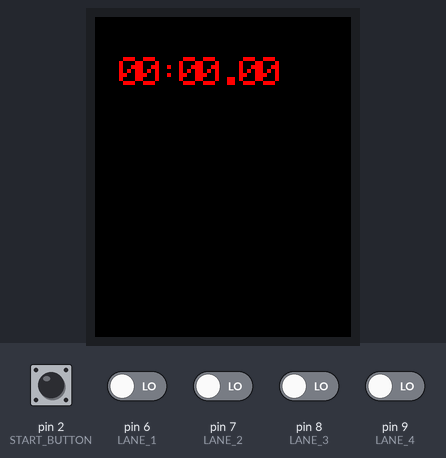
Bench run of a program on a simulated Arduino Pro Mini, built with avr-gcc and run on an emulated ATmega328P. On the bench: 128×160 colour display. Inputs (shaded band) come from the test bench; at power-on: pin 2 (START_BUTTON), pin 6 (LANE_1), pin 7 (LANE_2), pin 8 (LANE_3), pin 9 (LANE_4) LOW. What the program prints to the serial monitor is not drawn.

Above: at 2.4 s.
2.5 s: pin 2 (START_BUTTON) pulled HIGH for 0.15 s
At 2.8 s:
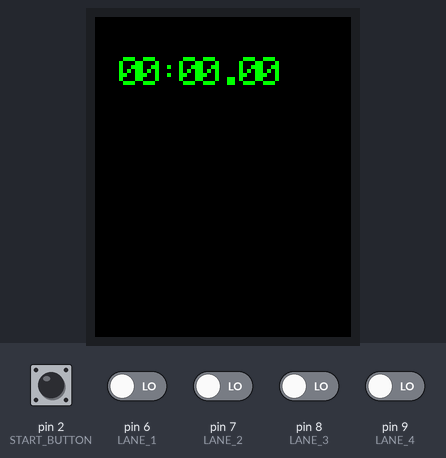
6.2 s: pin 2 (START_BUTTON) pulled HIGH for 1 s
At 7.0 s:
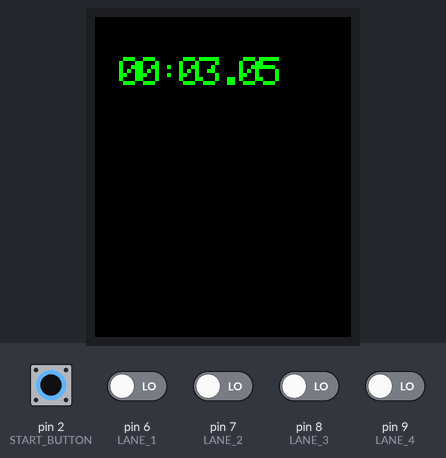
Timing chart, 0 to 9.2 s (numbered marks = the images above; inputs shaded):
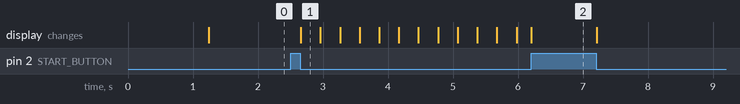

The program:

main.cpp
```cpp
#include "Arduino.h"
#include "ButtonHandler.h"
#include "TimeKeeper.h"


#include "Adafruit_GFX.h"
#include "Adafruit_ST7735.h"
#include "SPI.h" // needed by Adafruit_ST7735.h
#include "UIKit.h"

#define SOFTWARE_VERSION "v0.0.1-SNAPSHOT"


#define TFT_CS     10
#define TFT_RST    0
#define TFT_DC     14

ButtonHandler handler;
TimeKeeper timer;
UIKit ui = UIKit(Adafruit_ST7735(TFT_CS,  TFT_DC, TFT_RST), &timer, SOFTWARE_VERSION);

void setup()
{
    Serial.begin(9600);
    Serial.println("TimeKeeping");
    Serial.println("(c) 2016");
    Serial.println("(c) Christian Gaertner - cpgaertner.de");
    Serial.println(SOFTWARE_VERSION);


    Serial.println("=> init screen");
    ui.init();
    ui.renderSplashScreen();

    Serial.println("=> init buttons");
    handler.initPinMode(pinMode);
    delay(1000); // hold splash screen for one second
    Serial.println("=> Booted!");
    ui.clear();
}

void loop()
{
    ui.renderScreen();

    if (!timer.running()) {
        if (handler.startButton())
        {
            while(handler.startButton()); // block until button has been released.
            timer.start();
            Serial.println("==Started==");
        }
        return;
    }

    if (handler.lane1() && timer.triggerLane(0))
    {
        Serial.println("LANE 1: stopped");
    }
    if (handler.lane2() && timer.triggerLane(1))
    {
        Serial.println("LANE 2: stopped");
    }
    if (handler.lane3() && timer.triggerLane(2))
    {
        Serial.println("LANE 3: stopped");
    }
    if (handler.lane4() && timer.triggerLane(3))
    {
        Serial.println("LANE 4: stopped");
    }

    if (handler.startButton() || timer.allFinished())
    {
        unsigned long results[4];
        timer.stop();

        while(handler.startButton()); // block until button has been released.

        timer.results(results);

        Serial.println("++STOPPED++");
        for (int i = 0; i < NUM_LANES; ++i) {
            Serial.print("LANE ");
            Serial.print(String(i + 1, DEC));
            Serial.print(": ");
            Serial.println(String(results[i], DEC));
        }
    }
}
```

ButtonHandler.cpp
```cpp
#include "ButtonHandler.h"

ButtonHandler::ButtonHandler(int activeOn) {
    this->activeOn = activeOn;
}

void ButtonHandler::initPinMode(void (*pinMode)(uint8_t, uint8_t)) {
    pinMode(START_BUTTON, INPUT);
    pinMode(SB_1, INPUT);
    pinMode(SB_2, INPUT);

    pinMode(LANE_1, INPUT);
    pinMode(LANE_2, INPUT);
    pinMode(LANE_3, INPUT);
    pinMode(LANE_4, INPUT);
}

bool ButtonHandler::debounce(int arrayKey, uint8_t pin) {
    int current = digitalRead(pin);

    if (last[arrayKey] != current)
    {
        delay(5);
        current = digitalRead(pin);
    }

    last[arrayKey] = current;

    return current == activeOn;
}
```

ButtonHandler.h
```cpp
#ifndef TIMEKEEPING_BUTTONHANDLER_H
#define TIMEKEEPING_BUTTONHANDLER_H

#include "Arduino.h"

#define NUM_BUTTONS 7

const int START_BUTTON = 2;

const int SB_1 = 3;
const int SB_2 = 4;

const int LANE_1 = 6;
const int LANE_2 = 7;
const int LANE_3 = 8;
const int LANE_4 = 9;

class ButtonHandler {

public:
    ButtonHandler(int activeOn = HIGH);
    bool startButton() {
        return debounce(0, START_BUTTON);
    }
    bool softButton1() {
        return debounce(1, SB_1);
    }

    bool softButton2() {
        return debounce(2, SB_2);
    }

    bool lane1() {
        return debounce(3, LANE_1);
    }

    bool lane2() {
        return debounce(4, LANE_2);
    }

    bool lane3() {
        return debounce(5, LANE_3);
    }

    boolean lane4() {
        return debounce(6, LANE_4);
    }

    void initPinMode(void (*pinMode)(uint8_t, uint8_t));
private:
    int activeOn;
    boolean debounce(int arrayKey, uint8_t pin);
    int last[NUM_BUTTONS];
};


#endif //TIMEKEEPING_BUTTONHANDLER_H
```

TimeKeeper.cpp
```cpp
//
// Created by Christian Gärtner on 11.05.16.
//

#include "TimeKeeper.h"

void TimeKeeper::start() {
    if (_running) {
        stop();
    }
    startTime = millis();
    _running = true;
    for (int i = 0; i < NUM_LANES; ++i) {
        finishTimes[i] = 0;
    }
}

void TimeKeeper::stop() {
    _running = false;
    for (int i = 0; i < NUM_LANES; ++i) {
        if (finishTimes[i] != 0) {
            finishTimes[i] = finishTimes[i] - startTime;
        }
    }
}

bool TimeKeeper::running() {
    return _running;
}

bool TimeKeeper::triggerLane(int lane) {
    if (lane >= NUM_LANES || !_running) {
        return false;
    }
    if (this->finishTimes[lane] != 0) {
        return false;
    }
    this->finishTimes[lane] = millis();
    return true;
}

int TimeKeeper::getFastestLane(unsigned long &value) {
    unsigned long smallest = __LONG_MAX__ * 2UL + 1UL; // ULONG_MAX
    int smallestIndex = 0;
    for (int i = 0; i < NUM_LANES; ++i) {
        if (finishTimes[i] < smallest) {
            smallest = finishTimes[i];
            smallestIndex = i;
        }
    }

    value = smallest;
    return smallestIndex;
}

bool TimeKeeper::results(unsigned long (&target)[NUM_LANES]) {
    if (_running) {
        return false;
    }

    for (int i = 0; i < NUM_LANES; ++i) {
        target[i] = finishTimes[i];
    }

    return true;
}

bool TimeKeeper::currentLaneTime(int lane, unsigned long &value) {
    if (!_running) {
        value = 0;
        return true;
    }

    const unsigned long current = finishTimes[lane];

    if (current == 0) {
        value = millis() - startTime;
        return false;
    }

    value = current - startTime;
    return true;
}

bool TimeKeeper::allFinished() {
    bool allFinished = true;
    for (int i = 0; i < NUM_LANES; ++i) {
        allFinished = allFinished && finishTimes[i] != 0;
    }
    return allFinished;
}

unsigned long TimeKeeper::elapsedTime() {
    if (!_running) {
        return 0;
    }

    return millis() - startTime;
}
```

TimeKeeper.h
```cpp
//
// Created by Christian Gärtner on 11.05.16.
//

#ifndef TIMEKEEPING_TIMEKEEPER_H
#define TIMEKEEPING_TIMEKEEPER_H

#include <USBAPI.h>

#define NUM_LANES 4

class TimeKeeper {
public:
    void start();

    bool running();

    void stop();

    bool triggerLane(int lane);

    int getFastestLane(unsigned long &value);

    bool results(unsigned long (&target)[NUM_LANES]);

    /**
     * currentLaneTime returns true, if the lane has already finished.
     *
     * The current time will always be written to value.
     */
    bool currentLaneTime(int lane, unsigned long &value);

    bool allFinished();

    unsigned long elapsedTime();

private:
    bool _running;
    unsigned long startTime;
    unsigned long finishTimes[NUM_LANES];


};


#endif //TIMEKEEPING_TIMEKEEPER_H
```

UIKit.cpp
```cpp
#include "UIKit.h"


void UIKit::renderScreen() {
    uint16_t color = (timerKeeper->running()) ? ST7735_GREEN : ST7735_RED;
    tft.setCursor(10, 20);
    this->renderTime(timerKeeper->elapsedTime(), color, 2);
}

void UIKit::renderTime(unsigned long elapsed, uint16_t color, uint8_t size) {
    long millis = elapsed % 1000;
    long seconds = elapsed / 1000;
    long minutes = seconds / 60;


    char buff[9];
    snprintf(buff, sizeof(buff), "%02li:%02li.%04li", minutes, seconds, millis);

    for (int i = 0; i < 8; ++i) {
        tft.drawChar(tft.getCursorX() + (i * 10 + 2), tft.getCursorY(), (unsigned char) buff[i], color, ST7735_BLACK, size);
    }
}

void UIKit::renderSplashScreen() {
    tft.fillScreen(ST7735_BLACK);

    tft.setCursor(25, 20);
    tft.setTextWrap(false);
    tft.setTextColor(ST7735_RED);
    tft.setTextSize(1);
    tft.println("KGMSI Westwand");
    tft.setCursor(32, tft.getCursorY());
    tft.println("TimeKeeping");
    tft.println();

    tft.setTextColor(ST7735_WHITE);
    tft.setCursor(40, tft.getCursorY());
    tft.println("(c) 2016");

    tft.println();
    tft.println();
    tft.setCursor(15, tft.getCursorY());
    tft.println("Christian Gaertner");
    tft.setCursor(0, tft.getCursorY());
    tft.println("Software Technologies");
    tft.setCursor(25, tft.getCursorY());
    tft.println("cpgaertner.de");

    tft.setCursor(0, 150);
    tft.println(versionString);
}
```

UIKit.h
```cpp
//
// Created by Christian Gärtner on 15.05.16.
//

#ifndef TIMEKEEPING_UIKIT_H
#define TIMEKEEPING_UIKIT_H


#include "Adafruit_ST7735.h"
#include "Adafruit_GFX.h"
#include "TimeKeeper.h"

class UIKit {
public:
    UIKit(Adafruit_ST7735 tft, TimeKeeper * timeKeeper, const char * versionString)
            : tft(tft), timerKeeper(timeKeeper), versionString(versionString) {};

    void init() { tft.initR(INITR_BLACKTAB); }

    void clear() { tft.fillScreen(ST7735_BLACK); }

    void renderScreen();

    void renderSplashScreen();

private:
    Adafruit_ST7735 tft;
    TimeKeeper * timerKeeper;
    const char * versionString;

    void renderTime(unsigned long elapsed, uint16_t color, uint8_t size);
};


#endif //TIMEKEEPING_UIKIT_H
```

Measured:
- after the input at 2.5 s, the display: changes after 0.16 s (image 1)
